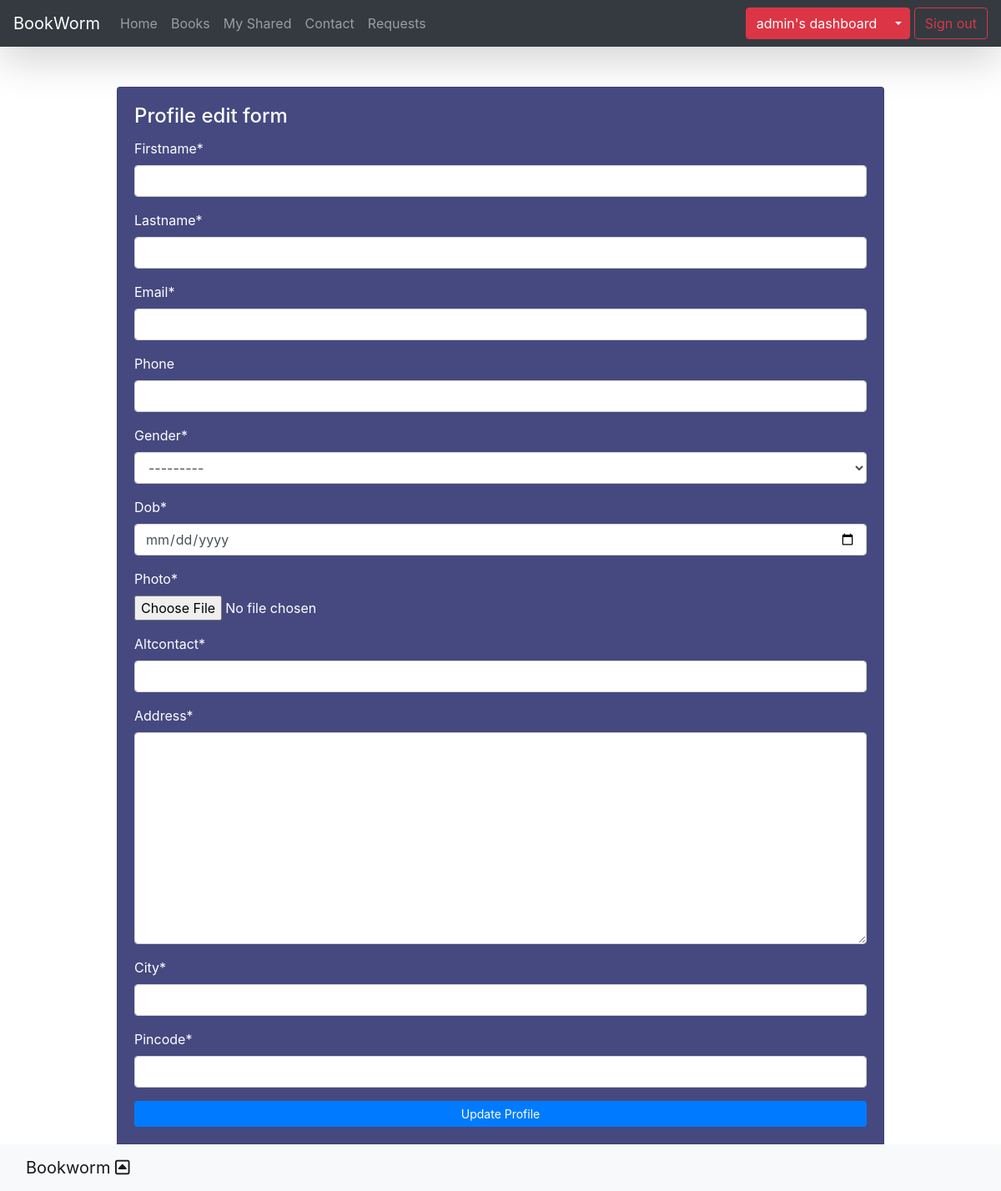
The app's page /profile/edit/ (signed in), older data.
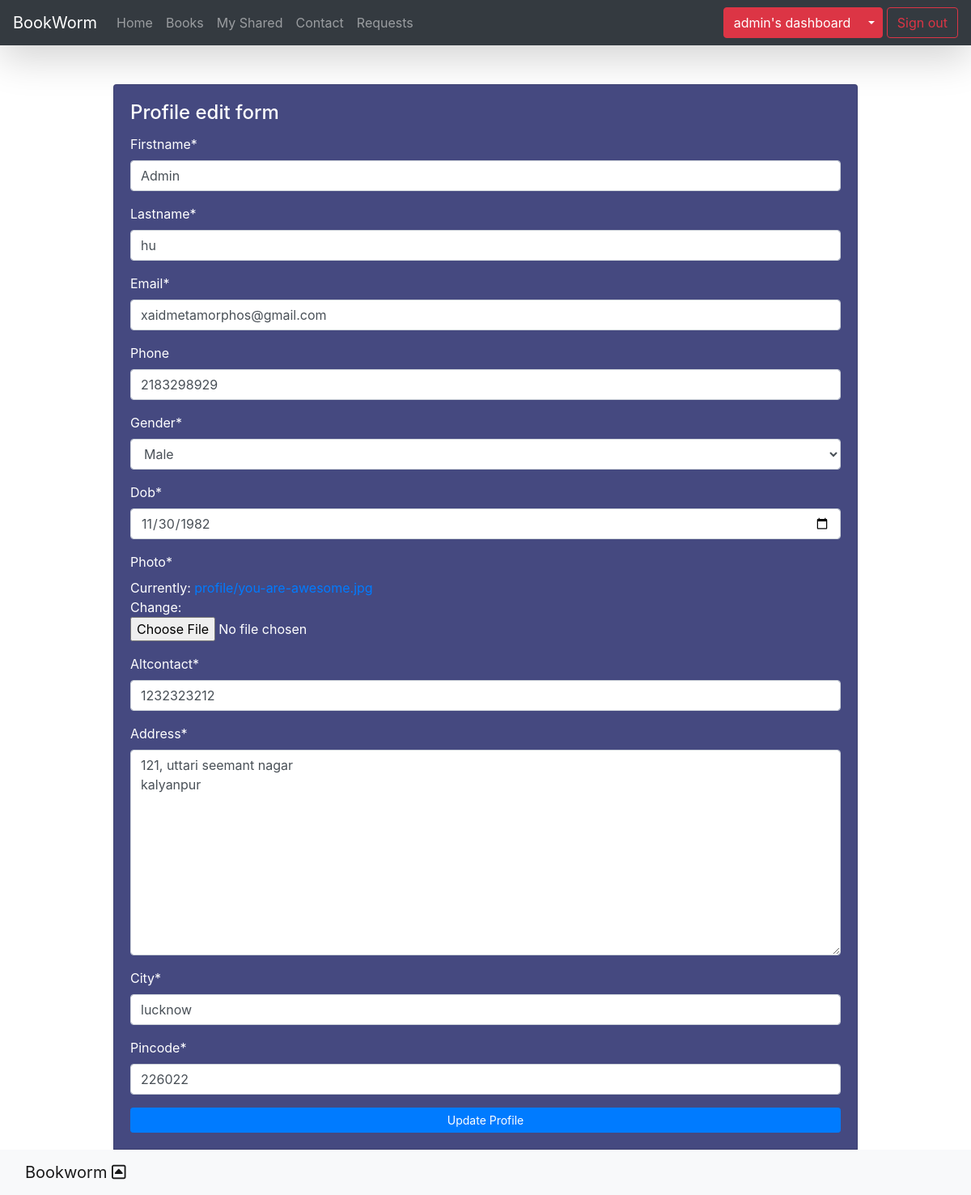
The same page, newer data.
### app/models.py (models this page shows, shortened)
class Profile(models.Model):
    GENDER_CHOICES = (
            ('Male','Male'),
            ('Female','Female'),
            ('Others','Others'),
    )
    phoneregex = RegexValidator(regex=r'^\+?1?\d{9,15}$', message="Phone number must be entered in the format: '+999999999'. Up to 15 digits allowed.")
    user = OneToOneField(User, on_delete=models.CASCADE)
    firstname = models.CharField(max_length = 50)
    lastname = models.CharField(max_length = 50)
    email = models.EmailField(max_length = 254)
    phone = models.CharField(max_length=15, validators=[phoneregex], blank=True)
    gender = models.CharField(max_length = 50, choices= GENDER_CHOICES)
    dob = models.DateField(max_length=10)
    photo = models.ImageField(upload_to = 'profile' )
    altcontact = models.CharField(max_length = 12)
    address = models.TextField(max_length =80)
    city = models.CharField(max_length = 30)
    pincode = models.IntegerField()

### app/views.py (the view, shortened to what this page needs)
# urls.py: path('profile/edit/',views.profile_edit,name='profile_edit'),
@login_required
def profile_edit(request):
    try:
        profile = Profile.objects.get(user=request.user)
        form = ProfileForm(instance=profile)
    except:
        profile = None
        form = ProfileForm()
    ctx ={
        'title':'profile edit',
        'form':form,
    }
    return render(request,'users/edit_profile.html',context= ctx)

### app/forms.py
class ProfileForm(forms.ModelForm):
    class Meta:
        model = Profile
        fields = ('firstname','lastname','email','phone','gender','dob','photo','altcontact','address','city','pincode')
        widgets = {
            'dob': forms.DateInput(attrs={'class': 'datepicker', 'id': 'data_input','type':'date'})
        }

### templates/users/edit_profile.html (shortened to what this page needs)
{% extends 'layout/base.html' %}
{% load static %}
{% load crispy_forms_tags %}
{% block content %}
<div class="container">
    <div class="row my-5">
        <div class="col-lg-10 col-sm-6 mx-auto formarea">
            <div class="card text-white" style="background-color: rgb(69, 73, 128);">
                <div class="card-body">
                    <h4 class="card-title">Profile edit form</h4>
                    <form method="post" enctype="multipart/form-data">
                        {{form|crispy}}
                        <button  class="btn btn-primary btn-sm btn-block">Update Profile</button>
                    </form>
                </div>
                <div class="card-footer">
                    <a  class="btn btn-success btn-sm btn-block" href="{% url 'dashboard' %}"> back</a>
                </div>
            </div>
        </div>
    </div>
</div>
{% endblock content %}

Row changes from the older to the newer data that the page shows:
added Profile: firstname "Admin", lastname "hu", email "xaidmetamorphos@gmail.com", phone "2183298929", gender "Male", dob "11/30/1982", altcontact "1232323212", address "121, uttari seemant nagar kalyanpur", city "lucknow", pincode "226022"
Text that changed along with them:
form field gender: "---------" → (not shown)
text no longer shown: "Firstname * Lastname * Email * Phone Gender * Dob * Photo * Altcontact * Address * City * Pincode *"
text now shown: "Firstname * Lastname * Email * Phone Gender * Dob * Photo * Currently: profile/you-are-awesome.jpg Change: Altcontact * Address * City * Pincode *"
